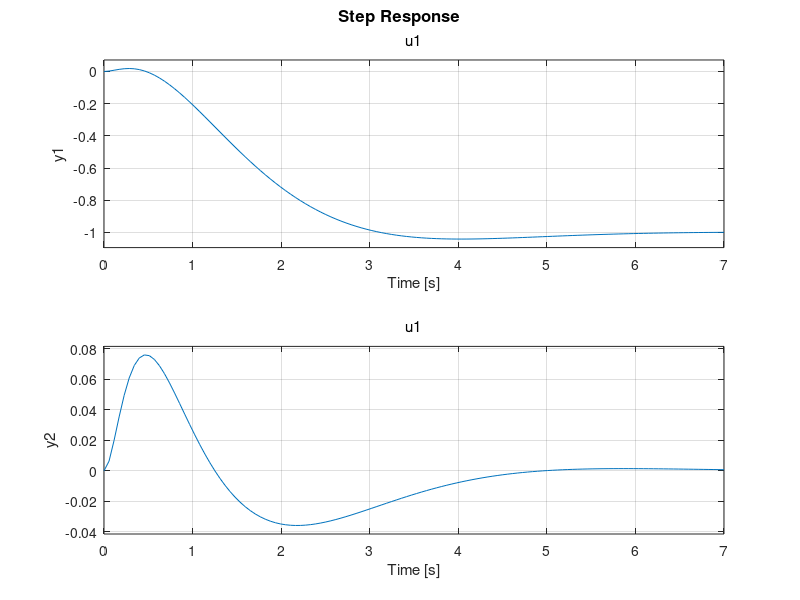

This figure's MATLAB source: (Note: this script raises an error after producing the figure.)
% Inverted pendulum for LQR system
% x = [x ; x_dot ; theta ; theta_dot]

%% Compute forward problem for expert
% Initialize state space model
A1 = [0 1 0 0 ;
    0 -.1 3 0 ;
    0 0 0 1 ;
    0 -.5 30 0];

B1 = [0 ; 2 ; 0 ; 5];

C1 = [1 0 0 0 ;
     0 0 1 0];

D1 = 0;

% Initialize cost functions
Q1 = [1 0 0 0 ;
     0 0 0 0 ;
     0 0 1 0 ;
     0 0 0 0];

R1 = 1;

% Compute gain matrix
K1 = lqr(A1,B1,Q1,R1);

% Plot step response
sys1 = ss(A1-B1*K1,B1,C1,D1);
step(sys1);

%% Perform inverse problem for expert
% Initialize trajectories
n_trajectories = 100;
trajectory_length = 50;
x0_min = -1;
x0_max = 1;
dt = .1;
[x_trajectories,u_trajectories,x0_trajectories] = ...
    generate_trajectories(n_trajectories,trajectory_length,A1,B1,K1,x0_min,x0_max,dt);

% Perform IOC from sampled trajectories
max_iter = 1000;
[Q_learner,R_learner] = maxmargin_IOC(x_trajectories,u_trajectories,x0_trajectories,A1,B1,max_iter,dt);

